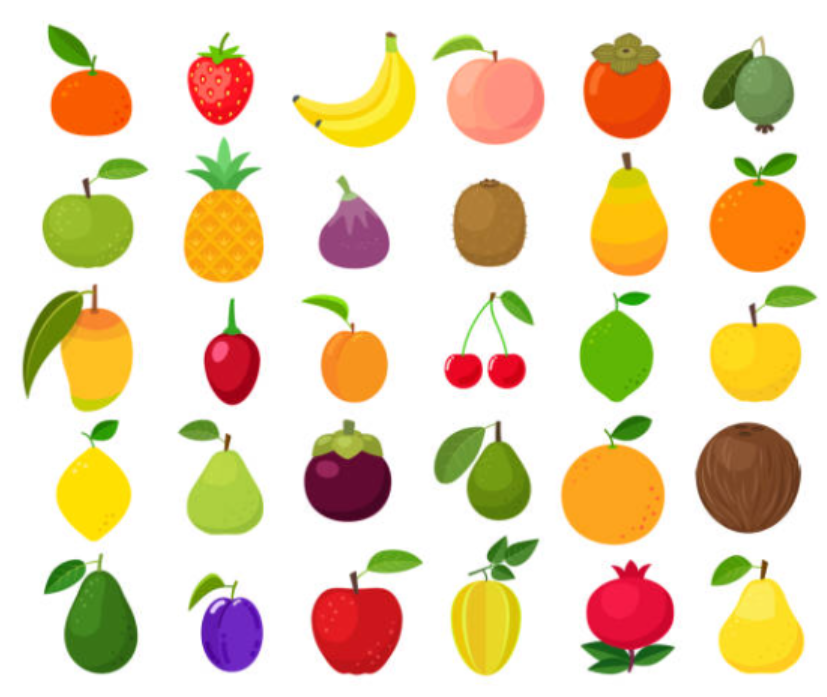
#> input picture Imagenes/frutas.png, 827 x 697 px, found by its file name
$ python mascara.py
#> lines starting #> are read from the running program, lines starting #| are printed output that depends on the picture; after the words box and inside, x2 and y2 are one past the last pixel; in counts of white or black regions, pixels touching at a corner belong together
import cv2
import numpy as np

# Leer la imagen
img = cv2.imread('Imagenes/frutas.png')
#> img is the input picture: shape (697, 827, 3); mean B, G, R 185.7, 216, 232

# Convertir la imagen al espacio de color HSV
hsv = cv2.cvtColor(img, cv2.COLOR_BGR2HSV)
#> hsv: shape (697, 827, 3); mean H, S, V 26.8, 67.2, 237.7


# Definir el rango inferior y superior para detectar verde
lower_yellow = np.array([35, 100, 100])  # Hue, Saturación, Brillo mínimos
upper_yellow = np.array([85, 255, 255])  # Hue, Saturación, Brillo máximos

# Crear una máscara que solo incluya los píxeles dentro del rango
mask = cv2.inRange(hsv, lower_yellow, upper_yellow)
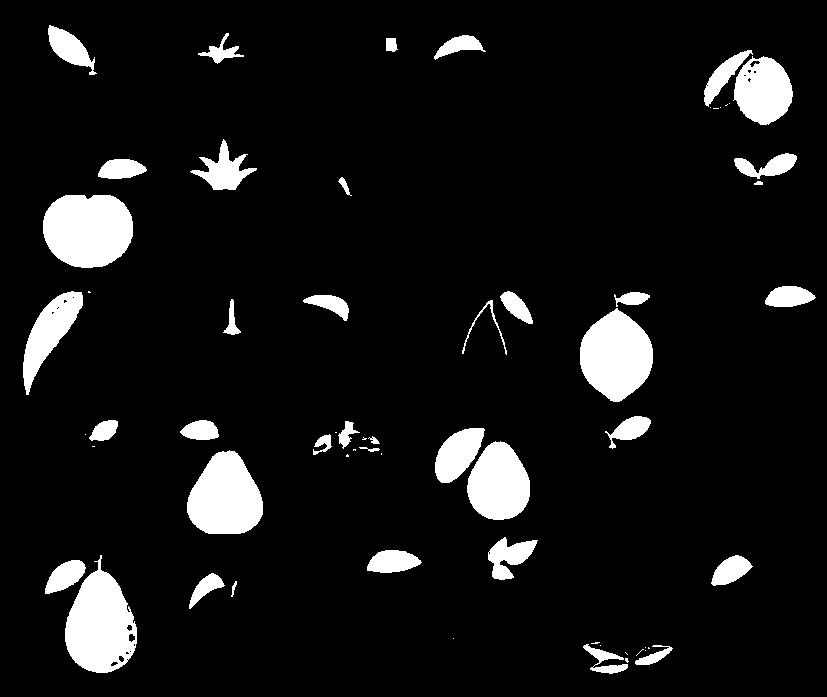
#> mask: shape (697, 827); 8.3% white; 61 white regions (22 under 20 px), largest, box (x1, y1, x2, y2) and area: (43, 195, 133, 268) 5422, (65, 555, 137, 673) 5381, (580, 308, 653, 402) 4848

# Aplicar la máscara a la imagen original
result = cv2.bitwise_and(img, img, mask=mask) #SE TRABAJA CON LA MASCARA
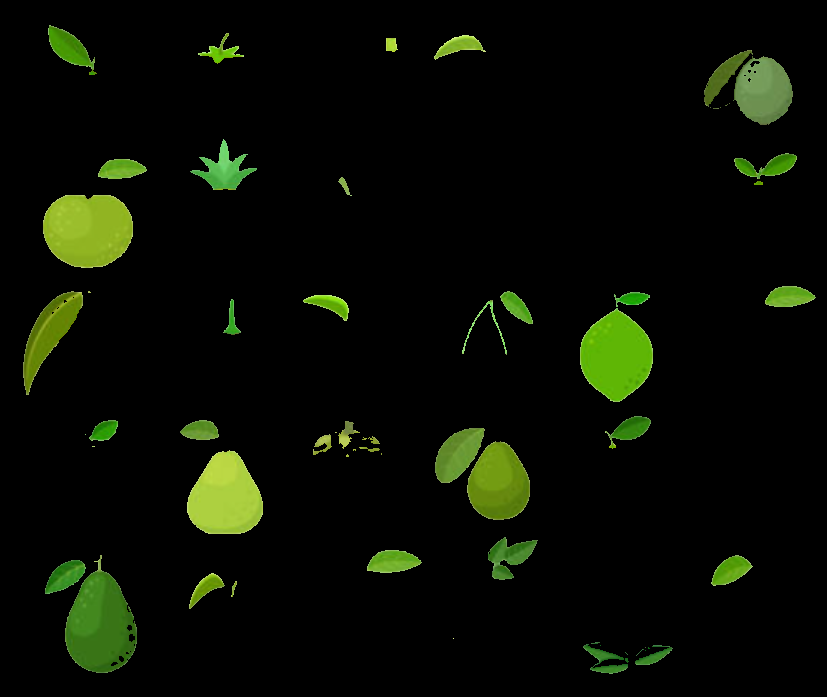
#> result: shape (697, 827, 3); mean B, G, R 3.2, 13.3, 8.9

# Mostrar la imagen original y la imagen con el color detectado
cv2.imshow("Imagen Original", img)
cv2.imshow("Color Detectado", result)
cv2.imshow("Mascara", mask)
cv2.imshow("Img HSV", hsv)
cv2.waitKey(0)
cv2.destroyAllWindows()
